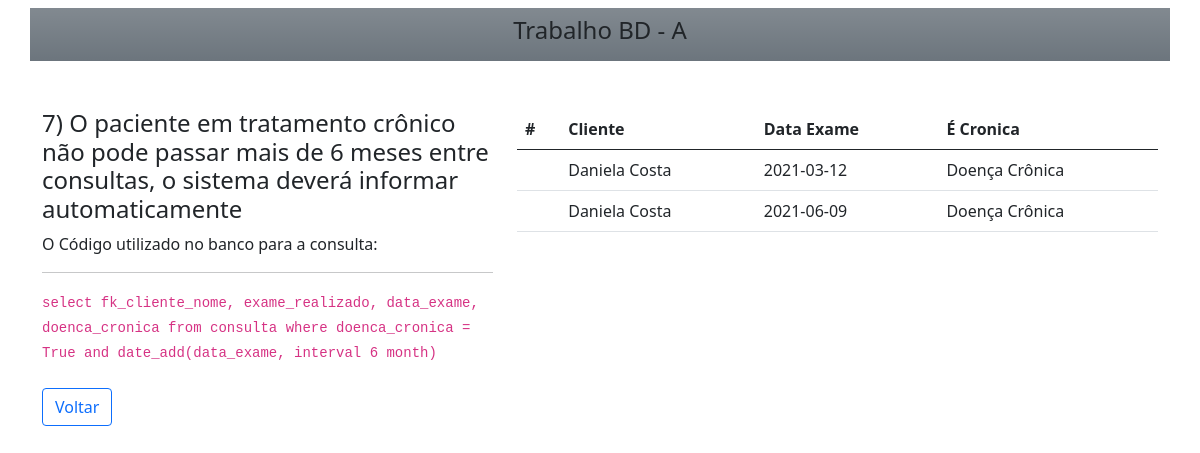
The app's page /pages/pagina7.php with its own data.
### tables this page shows
CREATE TABLE consulta (
    id INTEGER PRIMARY KEY NOT NULL AUTO_INCREMENT UNIQUE,
    fk_cliente_nome VARCHAR(150) NOT NULL,
    fk_medico_nome VARCHAR(150) NOT NULL,
    exame_realizado VARCHAR(150) NOT NULL,
    data_exame DATE NOT NULL,
    doenca_cronica BOOLEAN NOT NULL
);

### src/respostas.php (called while the page is built, shortened)
<?php
class Resposta
{
    private $mysql;
    public function __construct(mysqli $mysql)
    {
        $this->mysql = $mysql;
    }
    public function resposta7(): array
    {
        $resultado = $this->mysql->query('select fk_cliente_nome, exame_realizado, data_exame, doenca_cronica from consulta where doenca_cronica = True and date_add(data_exame, interval 6 month)');
        $respostas = $resultado->fetch_all(MYSQLI_ASSOC);
        return $respostas;
    }
}

### pages/pagina7.php (the view, shortened to what this page needs)
<?php
require '../config.php';
require '../src/respostas.php';
$resposta = new Resposta($mysql);
$respostas = $resposta->resposta7();
?>
<!DOCTYPE html>
<html lang="en">
<head>
    <link href="https://cdn.jsdelivr.net/npm/bootstrap@5.0.2/dist/css/bootstrap.min.css" rel="stylesheet">
</head>
<body>
<header>
    <div class="container bg-secondary bg-gradient">
        <div class="row justify-content-center m-2">
            <div class="col-4 p-2 text-center">
                <h4> Trabalho BD - A</h4>
            </div>
        </div>
    </div>
</header>
<section class="container mt-5">
    <div class="row">
        <div class="col-md-5">
            <div class="">
                <h4>
                    7) O paciente em tratamento crônico não pode passar mais de 6 meses entre consultas, o sistema deverá informar automaticamente
                </h4>
                <div>
                    O Código utilizado no banco para a consulta:
                    <hr>
                    <code>select fk_cliente_nome, exame_realizado, data_exame, doenca_cronica from consulta where doenca_cronica = True and date_add(data_exame, interval 6 month)</code>
                </div>
            </div>
            <a class="btn btn-outline-primary mt-4" href="../index.php" role="button">Voltar</a>
        </div>
        <div class="col-md-7">
            <table class="table">
                <thead>
                <tr>
                    <th scope="col">#</th>
                    <th scope="col">Cliente</th>
                    <th scope="col">Data Exame</th>
                    <th scope="col">É Cronica</th>
                </tr>
                </thead>
                <tbody>
                <?php foreach ($respostas as $resposta) : ?>
                <tr>
                    <th scope="row"></th>
                    <td><?php echo $resposta['fk_cliente_nome']; ?></td>
                    <td><?php echo $resposta['data_exame']; ?></td>
                    <td><?php if ($resposta['doenca_cronica'] == 1) echo 'Doença Crônica' ; ?></td>
                </tr>
                <?php endforeach; ?>
                </tbody>
            </table>
        </div>
    </div>
</section>
</body>
</html>

### records on screen
consulta: fk_cliente_nome "Daniela Costa", data_exame "2021-03-12", doenca_cronica "Doença Crônica"
consulta: fk_cliente_nome "Daniela Costa", data_exame "2021-06-09", doenca_cronica "Doença Crônica"
